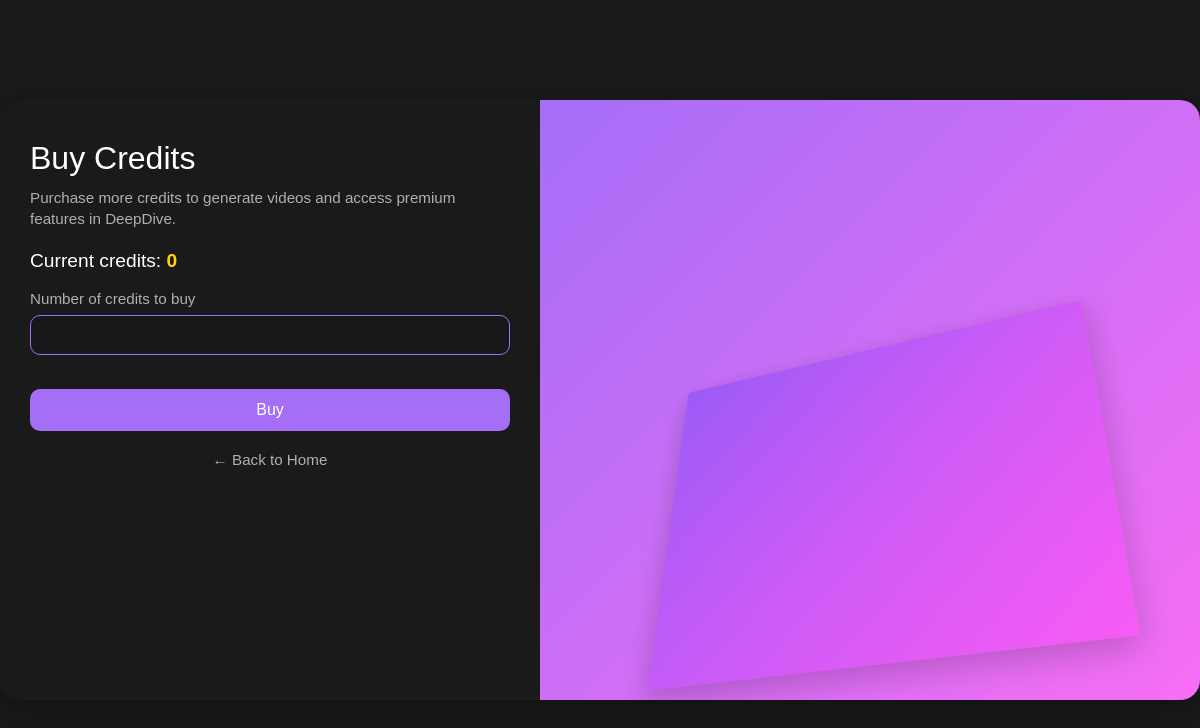
/buy-credits/ (signed in), run on an earlier commit of the app's database.
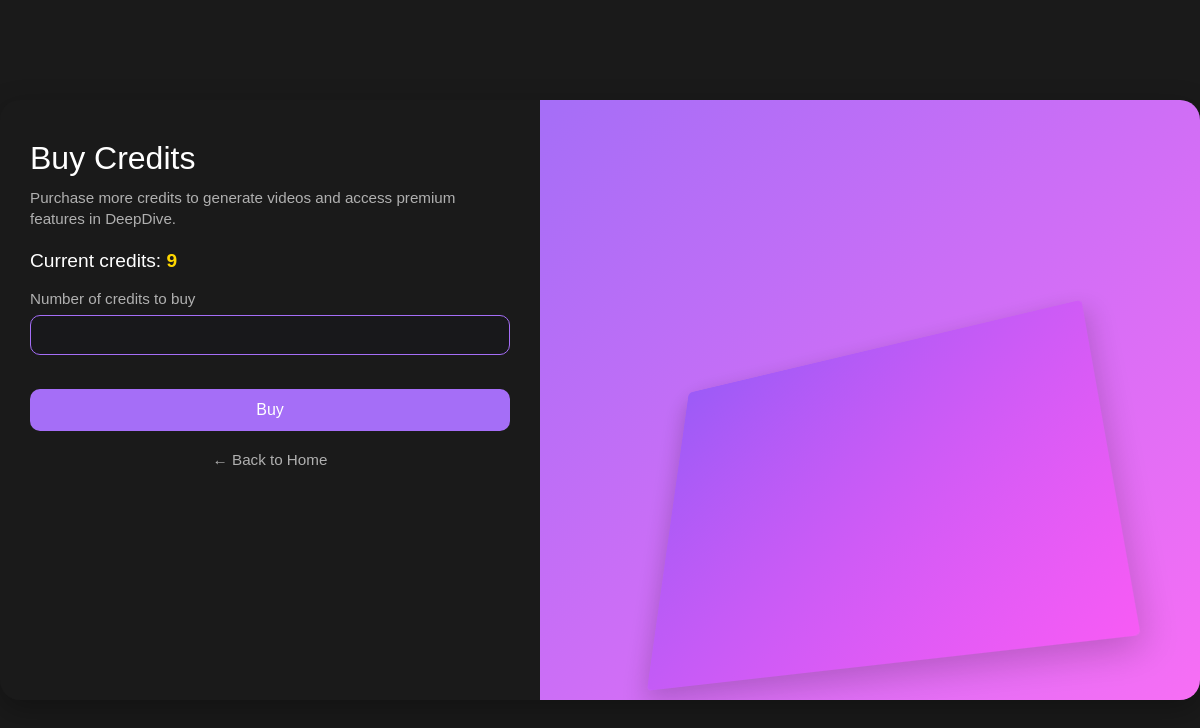
And on a later commit of the database.
### video_generator/models.py (models this page shows)
class CustomUser(AbstractUser):
    name = models.CharField(max_length=150, blank=True, default='')
    credits = models.PositiveIntegerField(default=0)

### video_generator/views.py (the view, shortened to what this page needs)
# urls.py: path('buy-credits/', views.buy_credits, name='buy_credits'),
@login_required
def buy_credits(request):
    if not request.user.is_authenticated:
        return redirect('login')
    return render(request, 'video_generator/buy_credits.html', {'user': request.user})

### video_generator/templates/video_generator/buy_credits.html (shortened to what this page needs)
{% load static %}
<!DOCTYPE html>
<html lang="en">
<head>
</head>
<body class="animated fadeIn">
    <div class="account-container animated fadeInUp">
        <div class="account-form">
            <h1 class="animated fadeInDown">Buy Credits</h1>
            <div class="desc">Purchase more credits to generate videos and access premium features in DeepDive.</div>
            <div class="current-credits">Current credits: <span>{{ user.credits }}</span></div>
            <form method="post" class="animated fadeInLeft">
                <div class="form-group">
                    <label for="credits">Number of credits to buy</label>
                    <input type="number" id="credits" name="credits" min="10" required>
                </div>
                <button type="submit" class="update-btn animated bounceIn">Buy</button>
            </form>
            <div class="back-link">
                <a href="/" class="animated fadeInRight">&larr; Back to Home</a>
            </div>
        </div>
        <div class="account-image">
            <div class="geometric-shape"></div>
        </div>
    </div>
</body>
</html>

What changed in the data, as far as the page shows it:
changed CustomUser: credits "0" → "9"
